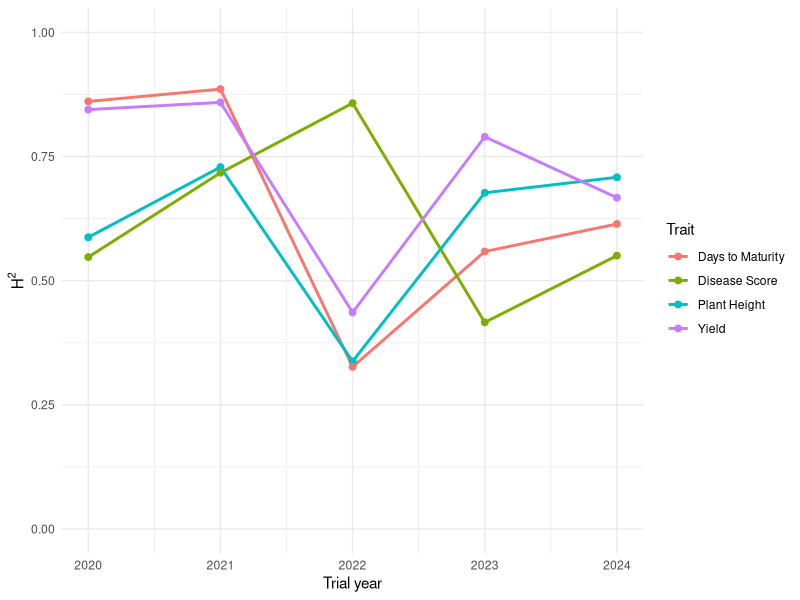

Recreate this plot in R.
## ---- chunk 1
#| label: fig-heritability
#| fig-cap: "Simulated broad-sense heritability by trait across trial years"
#| warning: false

library(ggplot2)

set.seed(42)
traits <- rep(c("Yield", "Plant Height", "Disease Score", "Days to Maturity"), each = 5)
year <- rep(2020:2024, times = 4)
heritability <- runif(20, 0.25, 0.9)

df <- data.frame(trait = traits, year = year, heritability = heritability)

ggplot(df, aes(x = year, y = heritability, color = trait)) +
  geom_line(linewidth = 1) +
  geom_point(size = 2) +
  scale_y_continuous(limits = c(0, 1)) +
  labs(x = "Trial year", y = expression(H^2), color = "Trait") +
  theme_minimal()
